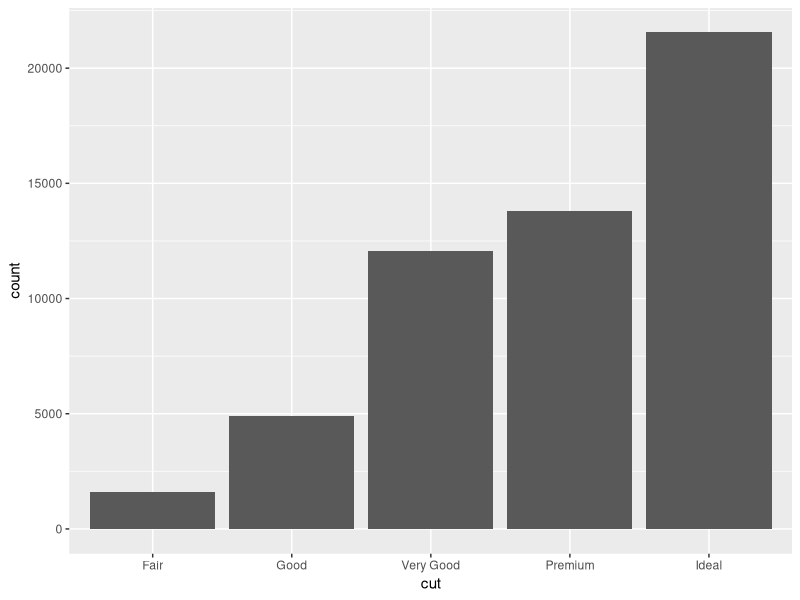
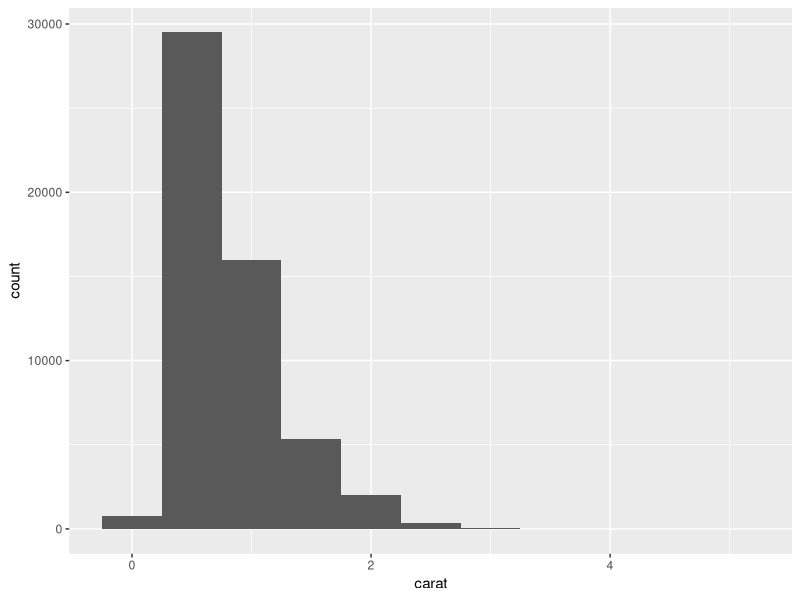
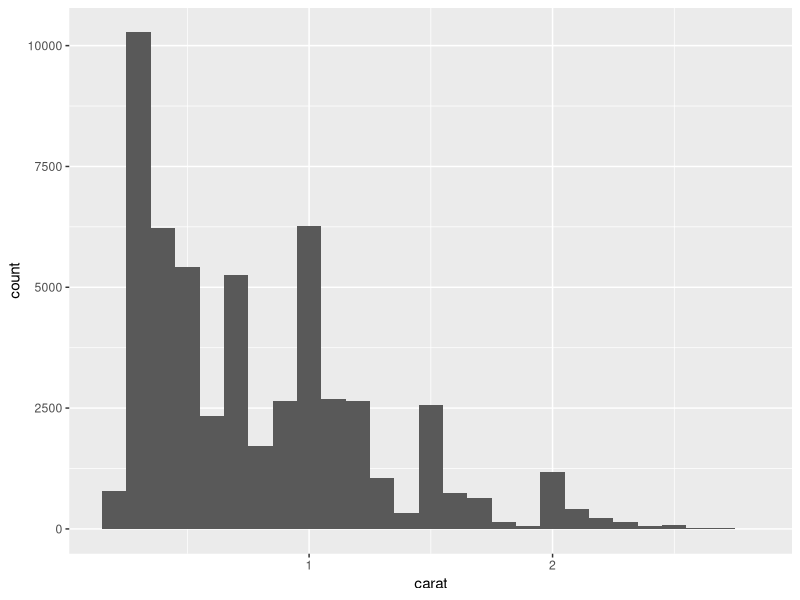
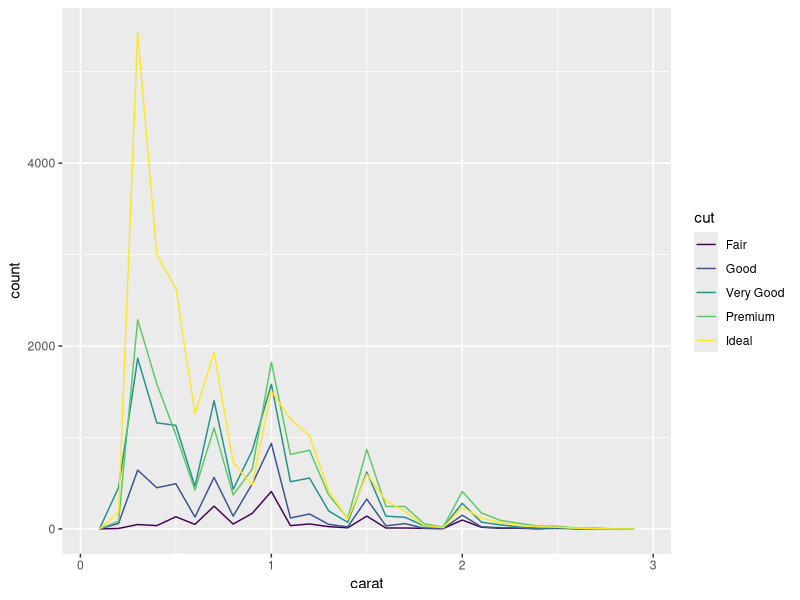
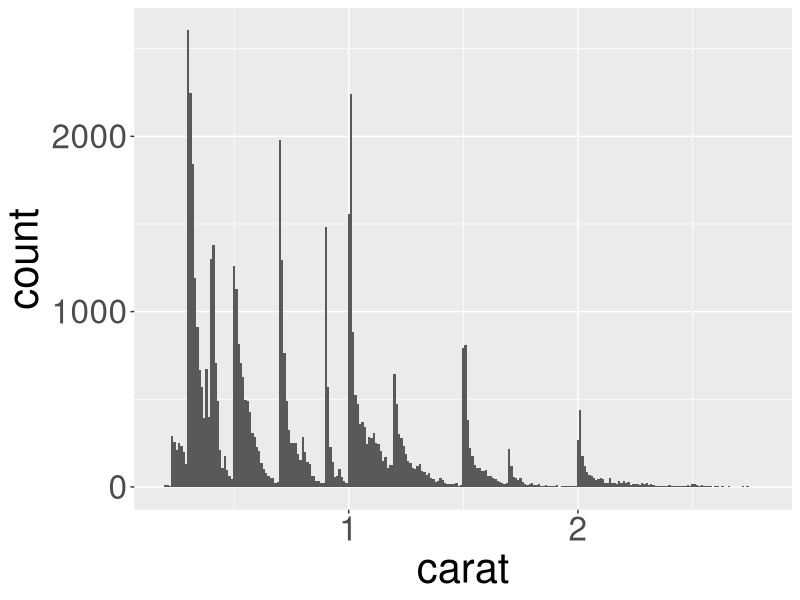
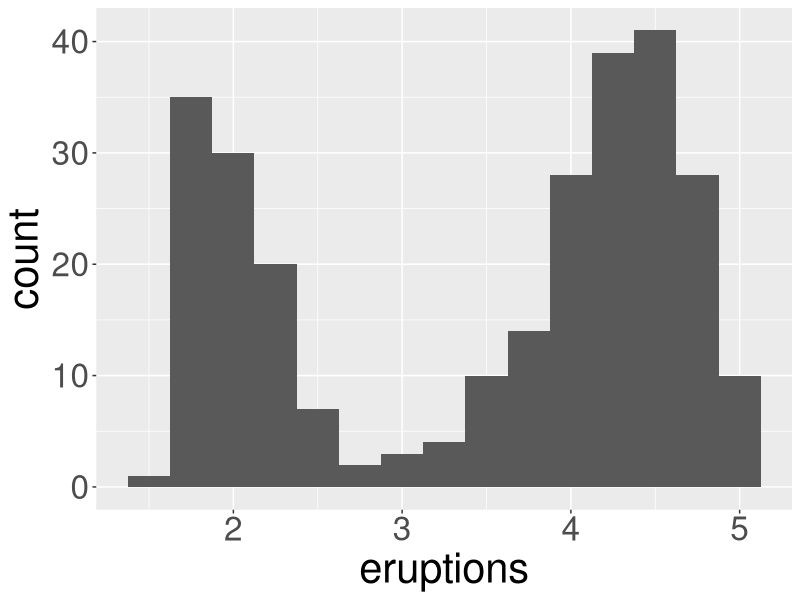
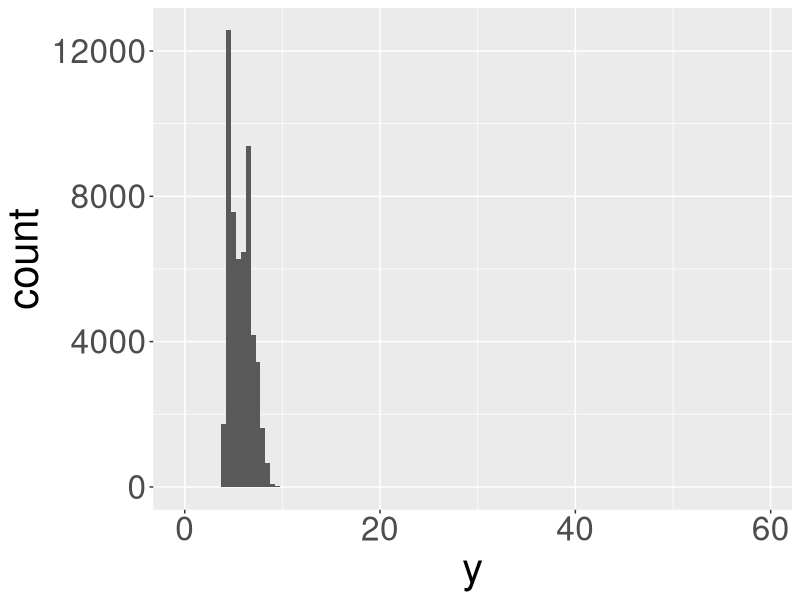
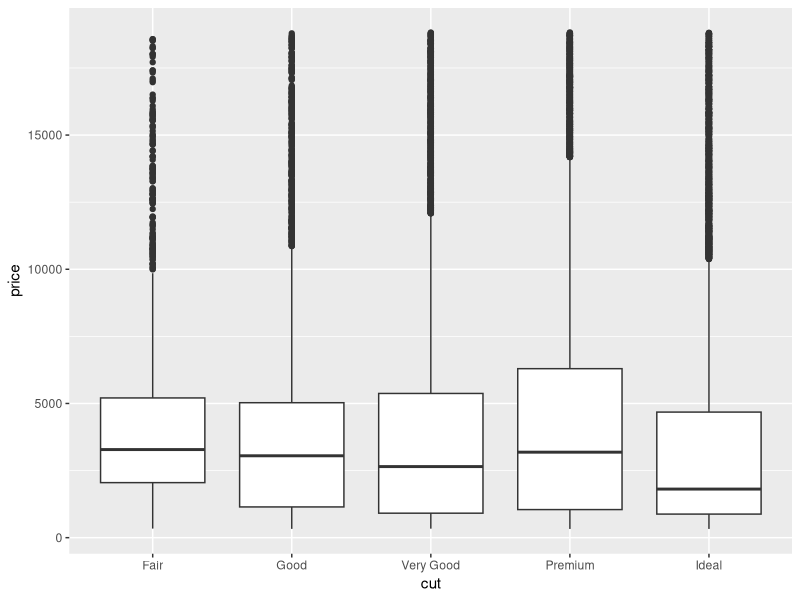

These charts were generated, in order, by the following R code:
## ---- chunk 1
#| fig-width: 5
#| fig-height: 4

library(tidyverse)

ggplot(data = diamonds) +
  geom_bar(mapping = aes(x = cut))
## ---- chunk 2
diamonds %>% 
  count(cut)
## ---- chunk 3
diamonds %>% 
  group_by(cut) %>%
  summarise(n=n())
## ---- chunk 4
#| fig-width: 5
#| fig-height: 4
ggplot(data = diamonds) +
  geom_histogram(mapping = 
                   aes(x = carat), 
                 binwidth = 0.5)
## ---- chunk 5
diamonds %>% 
  count(cut_width(carat, 0.5))
## ---- chunk 6
#| fig-width: 8
#| fig-height: 4
smaller <- diamonds %>%
  filter(carat < 3)

ggplot(data = filter(diamonds, carat < 3), mapping = aes(x = carat)) +
  geom_histogram(binwidth = 0.1)
## ---- chunk 7
#| fig-width: 8
#| fig-height: 4
ggplot(data = smaller, mapping = aes(x = carat, colour = cut)) +
  geom_freqpoly(binwidth = 0.1)
## ---- chunk 8
smaller <- diamonds %>%
  filter(carat < 3)

ggplot(data = smaller, mapping = aes(x = carat)) +
  geom_histogram(binwidth = 0.01) +  
  theme(text = element_text(size=30))
## ---- chunk 9
#| fig-width: 5
#| fig-height: 4
ggplot(data = faithful, mapping = aes(x = eruptions)) + 
  geom_histogram(binwidth = 0.25) +  
  theme(text = element_text(size=30))
## ---- chunk 10
#| fig-width: 5
#| fig-height: 4
ggplot(diamonds) + 
  geom_histogram(mapping = aes(x = y), binwidth = 0.5) +  
  theme(text = element_text(size=30))
## ---- chunk 11
unusual <- diamonds %>% 
  filter(y < 3 | y > 20) %>% 
  select(price, x, y, z) %>%
  arrange(y)
unusual
## ---- chunk 12
#| fig-height: 4
#| fig-width: 8
ggplot(data = diamonds, mapping = aes(x = cut, y = price)) +
  geom_boxplot()
## ---- chunk 13
#| fig-height: 4
#| fig-width: 8

mpg %>% 
  mutate(class = reorder(class, hwy, FUN = median)) %>%
  ggplot() +
    geom_boxplot(mapping = aes(x = class, y = hwy)) +
    coord_flip()
## ---- chunk 14
#| fig-height: 4
#| fig-width: 5
ggplot(data = diamonds) +
  geom_count(mapping = 
               aes(x = cut, y = color))
## ---- chunk 15
#| fig-height: 6
#| fig-width: 6
ggplot(data = diamonds) +
  geom_point(mapping = aes(x = carat, y = price)) +
  theme(text = element_text(size=30))
## ---- chunk 16
#| fig-width: 5
#| fig-height: 4
ggplot(data = diamonds) +
  geom_point(mapping = aes(x = carat, y = price), alpha = 1 / 100) +
  theme(text = element_text(size=30))
## ---- chunk 17
library(modelr)

mod <- lm(log(price) ~ log(carat), data = diamonds)

diamonds2 <- diamonds %>% 
  add_residuals(mod) %>% 
  mutate(resid = exp(resid))
## ---- chunk 18
#| fig-width: 8
#| fig-height: 4
ggplot(data = diamonds2) + 
  geom_boxplot(mapping = aes(x = cut, y = resid))
